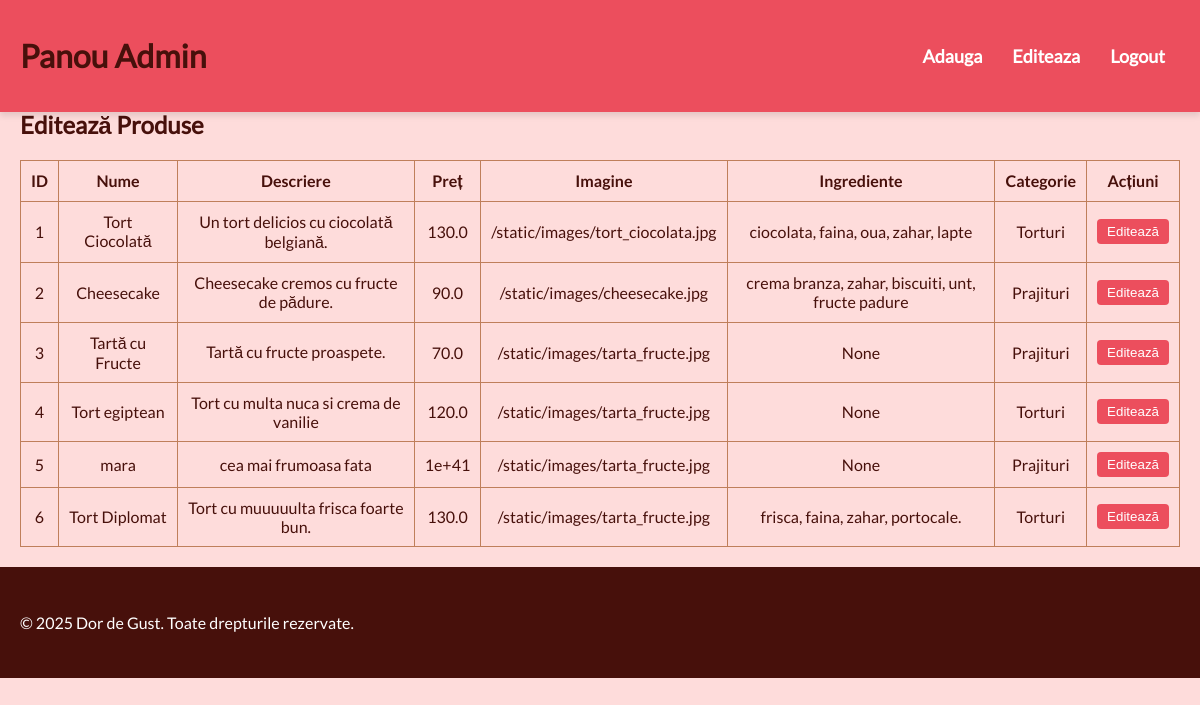
The page /admin/edit-products (signed in) on the database its author committed.
### tables this page shows
CREATE TABLE "produse" (
	"id"	INTEGER,
	"nume"	TEXT NOT NULL,
	"descriere"	TEXT NOT NULL,
	"pret"	REAL NOT NULL,
	"imagine"	TEXT NOT NULL,
	"categorie"	TEXT,
	"ingrediente"	TEXT,
	PRIMARY KEY("id" AUTOINCREMENT)
);

### app.py (the view)
@app.route('/admin/edit-products', methods=['GET'])
@login_required
def edit_products():
    conn = get_db_connection()
    produse = conn.execute('SELECT * FROM produse').fetchall()
    categories = conn.execute('SELECT DISTINCT categorie FROM produse').fetchall()
    conn.close()
    return render_template('edit_products.html', produse=produse, categories=categories)

### app.py (called while the page is built)
def login_required(f):
    @wraps(f)
    def decorated_function(*args, **kwargs):
        if not session.get('logged_in'):
            return redirect(url_for('login'))
        return f(*args, **kwargs)
    return decorated_function

def get_db_connection():
    conn = sqlite3.connect(DATABASE)
    conn.row_factory = sqlite3.Row
    return conn

### templates/edit_products.html (shortened to what this page needs)
<!DOCTYPE html>
<html lang="ro">
<head>
    <link rel="stylesheet" href="/static/css/styles.css">
</head>
<body>
    <header>
        <h1>Panou Admin</h1>
        <nav>
            <ul>
                <li><a href="/admin">Adauga</a></li>
                <li><a href="/admin/edit-producs">Editeaza</a></li>
                <li><a href="/logout">Logout</a></li>
            </ul>
        </nav>
    </header>
    <main>
        <h2>Editează Produse</h2>
        <table id="products-table">
            <thead>
                <tr>
                    <th>ID</th>
                    <th>Nume</th>
                    <th>Descriere</th>
                    <th>Preț</th>
                    <th>Imagine</th>
                    <th>Ingrediente</th>
                    <th>Categorie</th>
                    <th>Acțiuni</th>
                </tr>
            </thead>
            <tbody>
                {% for produs in produse %}
                <tr data-id="{{ produs['id'] }}">
                    <td>{{ produs['id'] }}</td>
                    <td class="view-mode">{{ produs['nume'] }}</td>
                    <td class="view-mode">{{ produs['descriere'] }}</td>
                    <td class="view-mode">{{ produs['pret'] }}</td>
                    <td class="view-mode">{{ produs['imagine'] }}</td>
                    <td class="view-mode">{{ produs['ingrediente'] }}</td>
                    <td class="view-mode">
                        <span>{{ produs['categorie'] }}</span>
                    </td>
                    <td>
                        <button class="edit-button">Editează</button>
                    </td>
                </tr>
                {% endfor %}
            </tbody>
        </table>
    </main>
            <footer>
                <p>&copy; 2025 Dor de Gust. Toate drepturile rezervate.</p>
            </footer>
</body>
</html>

### static/css/styles.css (style rules this page uses)
:root { --roz-glazurat: #FEDCDB; --miere: #F2AF5E; --inghetata-capsuni: #EC4E5D; --caramel: #BF7F5B; --ciocolata-neagra: #47100B; }
body { margin: 0; padding: 0; font-family: 'Lato', Arial, sans-serif; background-color: var(--roz-glazurat); color: var(--ciocolata-neagra); }
header { position: fixed; top: 0; left: 0; width: 100%; background-color: var(--inghetata-capsuni); color: var(--ciocolata-neagra); padding: 15px 20px; display: flex; justify-content: space-between; align-items: center; box-shadow: 0 4px 6px rgba(0, 0, 0, 0.1); z-index: 1000; box-sizing: border-box; }
nav ul { list-style: none; margin: 0; padding: 0; display: flex; }
nav ul li { margin: 0 15px; }
nav ul li a { text-decoration: none; color: white; font-weight: bold; font-size: 18px; transition: color 0.3s; }
main { padding: 20px; margin-top: 70px; }
footer { background-color: var(--ciocolata-neagra); color: white; padding: 30px 20px; font-family: 'Lato', Arial, sans-serif; }

### templates/edit_products.html (style rules this page uses)
table { width: 100%; border-collapse: collapse; margin-top: 20px; }
th, td { border: 1px solid var(--caramel); padding: 10px; text-align: center; }
th { background-color: var(--roz-glazurat); font-family: 'Lato Bold', Arial, sans-serif; }
button { padding: 5px 10px; background-color: var(--inghetata-capsuni); color: white; border: none; border-radius: 4px; cursor: pointer; }

### rows shown on the page
produse: id "1", nume "Tort Ciocolată", descriere "Un tort delicios cu ciocolată belgiană.", pret "130.0", imagine "/static/images/tort_ciocolata.jpg", ingrediente "ciocolata, faina, oua, zahar, lapte", categorie "Torturi"
produse: id "2", nume "Cheesecake", descriere "Cheesecake cremos cu fructe de pădure.", pret "90.0", imagine "/static/images/cheesecake.jpg", ingrediente "crema branza, zahar, biscuiti, unt, fructe padure", categorie "Prajituri"
produse: id "3", nume "Tartă cu Fructe", descriere "Tartă cu fructe proaspete.", pret "70.0", imagine "/static/images/tarta_fructe.jpg", ingrediente "None", categorie "Prajituri"
produse: id "4", nume "Tort egiptean", descriere "Tort cu multa nuca si crema de vanilie", pret "120.0", imagine "/static/images/tarta_fructe.jpg", ingrediente "None", categorie "Torturi"
produse: id "5", nume "mara", descriere "cea mai frumoasa fata", pret "1e+41", imagine "/static/images/tarta_fructe.jpg", ingrediente "None", categorie "Prajituri"
produse: id "6", nume "Tort Diplomat", descriere "Tort cu muuuuulta frisca foarte bun.", pret "130.0", imagine "/static/images/tarta_fructe.jpg", ingrediente "frisca, faina, zahar, portocale.", categorie "Torturi"
